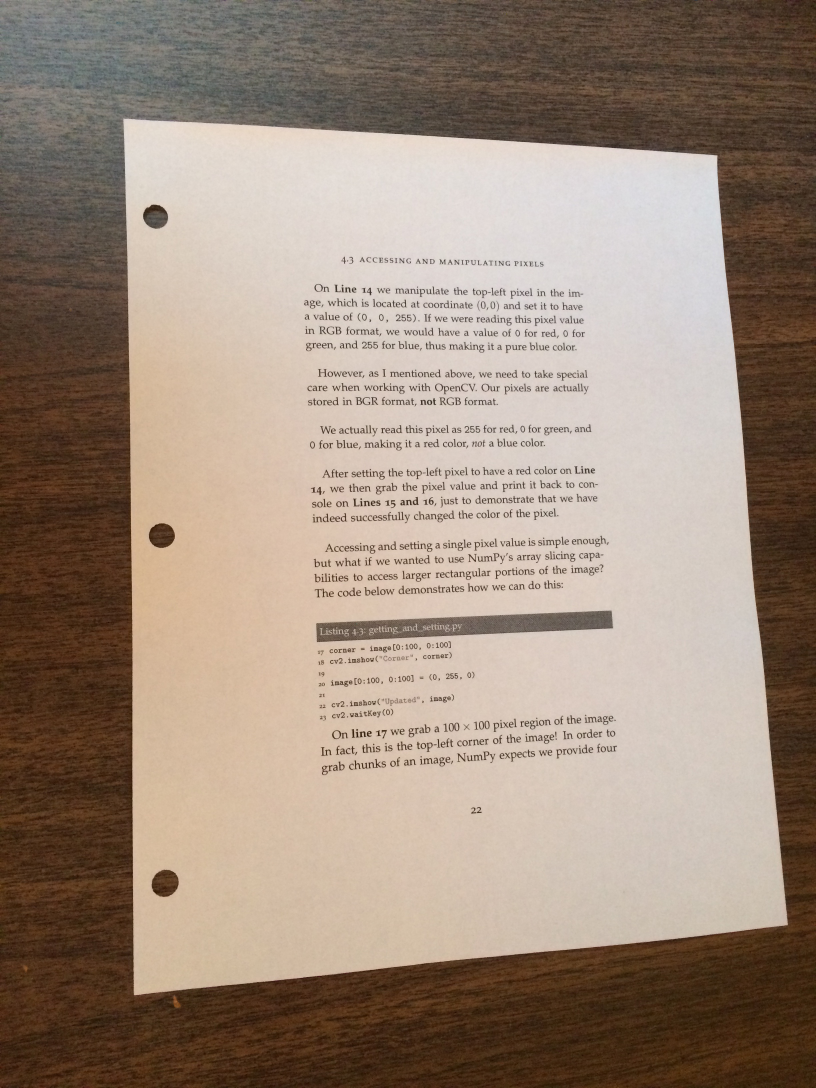
#> input picture imagePreprocessing/Deprecated/OldImagePreprocessing/images/page.jpg, 2448 x 3264 px (shown at 1/3 size)
$ python -i scanFuncNew.py   (imports and definitions only)
#> lines starting #> are read from the running program, lines starting #| are printed output that depends on the picture; after the words box and inside, x2 and y2 are one past the last pixel; in counts of white or black regions, pixels touching at a corner belong together; long printed decimals are rounded
### imagePreprocessing/Deprecated/OldImagePreprocessing/pyimagesearch/transform.py
# import the necessary packages
import cv2
import numpy as np


def order_points(pts):
    # initialzie a list of coordinates that will be ordered
    # such that the first entry in the list is the top-left,
    # the second entry is the top-right, the third is the
    # bottom-right, and the fourth is the bottom-left
    rect = np.zeros((4, 2), dtype="float32")

    # the top-left point will have the smallest sum, whereas
    # the bottom-right point will have the largest sum
    s = pts.sum(axis=1)
    rect[0] = pts[np.argmin(s)]
    rect[2] = pts[np.argmax(s)]

    # now, compute the difference between the points, the
    # top-right point will have the smallest difference,
    # whereas the bottom-left will have the largest difference
    diff = np.diff(pts, axis=1)
    rect[1] = pts[np.argmin(diff)]
    rect[3] = pts[np.argmax(diff)]

    # return the ordered coordinates
    return rect


def four_point_transform(image, pts):
    # obtain a consistent order of the points and unpack them
    # individually
    rect = order_points(pts)
    (tl, tr, br, bl) = rect

    # compute the width of the new image, which will be the
    # maximum distance between bottom-right and bottom-left
    # x-coordiates or the top-right and top-left x-coordinates
    widthA = np.sqrt(((br[0] - bl[0]) ** 2) + ((br[1] - bl[1]) ** 2))
    widthB = np.sqrt(((tr[0] - tl[0]) ** 2) + ((tr[1] - tl[1]) ** 2))
    maxWidth = max(int(widthA), int(widthB))

    # compute the height of the new image, which will be the
    # maximum distance between the top-right and bottom-right
    # y-coordinates or the top-left and bottom-left y-coordinates
    heightA = np.sqrt(((tr[0] - br[0]) ** 2) + ((tr[1] - br[1]) ** 2))
    heightB = np.sqrt(((tl[0] - bl[0]) ** 2) + ((tl[1] - bl[1]) ** 2))
    maxHeight = max(int(heightA), int(heightB))

    # now that we have the dimensions of the new image, construct
    # the set of destination points to obtain a "birds eye view",
    # (i.e. top-down view) of the image, again specifying points
    # in the top-left, top-right, bottom-right, and bottom-left
    # order
    dst = np.array([
        [0, 0],
        [maxWidth - 1, 0],
        [maxWidth - 1, maxHeight - 1],
        [0, maxHeight - 1]], dtype="float32")

    # compute the perspective transform matrix and then apply it
    M = cv2.getPerspectiveTransform(rect, dst)
    warped = cv2.warpPerspective(image, M, (maxWidth, maxHeight))

    # return the warped image
    return warped

### imagePreprocessing/Deprecated/OldImagePreprocessing/scanFuncNew.py
# USAGE

from cv2 import waitKey, getStructuringElement, GaussianBlur, Canny, erode, cvtColor, \
    arcLength, COLOR_BGR2GRAY, approxPolyDP, CHAIN_APPROX_SIMPLE, dilate, imread, MORPH_RECT, contourArea, \
    findContours, RETR_LIST, imwrite, merge
from imutils import grab_contours
from matplotlib import pyplot as plt
from numpy import array, zeros, greater, hsplit, vsplit, greater_equal, diff, delete, insert, int32
# import the necessary packages
from pyimagesearch.transform import four_point_transform
from scipy.ndimage import convolve1d
from scipy.signal import argrelextrema
from skimage.filters import threshold_sauvola


# [10 lines left out: function showImage, not called in this run]


'''def scanImage(source, dest):
    # load the image and compute the ratio of the old height
    # to the new height, clone it, and resize it
    image = imread(source)
    if image is None:
        return
    orig = image.copy()
    image = resize(image, height=image.shape[0])

    # convert the image to grayscale, blur it, and find edges
    # in the image
    gray = cvtColor(image, COLOR_BGR2GRAY)
    gray = GaussianBlur(gray, (7, 7), 0)
    edged = Canny(gray, 75, 200)

    # find the contours in the edged image, keeping only the
    # largest ones, and initialize the screen contour
    first = (image.shape[0] // 100)
    second = ((image.shape[0] // 100)) // 2
    element = getStructuringElement(MORPH_RECT, (first // 2, first // 2), (second // 2, second // 2))
    edged = dilate(edged, element, iterations=3)
    edged = erode(edged, element, iterations=2)

    cnts = findContours(edged.copy(), RETR_LIST, CHAIN_APPROX_SIMPLE)

    cnts = grab_contours(cnts)
    cnts = sorted(cnts, key=contourArea, reverse=True)[:5]

    screenCnt = array([])

    # loop over the contours
    for c in cnts:
        # approximate the contour
        peri = arcLength(c, True)
        approx = approxPolyDP(c, 0.02 * peri, True)

        # if our approximated contour has four points, then we
        # can assume that we have found our screen
        if len(approx) == 4:
            screenCnt = approx
        break

    if (screenCnt.size != 0):

        # apply the four point transform to obtain a top-down
        # view of the original image
        transformed = four_point_transform(orig, screenCnt.reshape(4, 2))

    else:
        transformed = orig

    # convert the warped image to grayscale, then threshold it
    # to give it that 'black and white' paper effect
    transformed = cvtColor(transformed, COLOR_BGR2GRAY)
    threshold = threshold_sauvola(transformed, 11, 0.15)
    transformed = (transformed > threshold).astype("uint8") * 255
    imwrite(dest, transformed)

    return'''


# TODO: Write code to read in column data
# def readColumnData(Column)

def findLinesandNormalise(source, dest=""):
    # load the image and compute the ratio of the old height
    # to the new height, clone it, and resize it
#> called with source = 'images/page.jpg', dest = ''
    image = imread(source)
#> image is the input picture: shape (3264, 2448, 3); mean B, G, R 123.7, 138.6, 156.7
    orig = image.copy()
    # image = resize(image, height=image.shape[0])

    # convert the image to grayscale, blur it, and find edges
    # in the image
    gray = cvtColor(image, COLOR_BGR2GRAY)
    imwrite(dest + "original.png", gray)
    gray = GaussianBlur(gray, (7, 7), 0)
    edged = Canny(gray, 75, 200)
    imwrite(dest + "edged.png", edged)

    # find the contours in the edged image, keeping only the
    # largest ones, and initialize the screen contour
    first = (image.shape[0] // 100)
    second = ((image.shape[0] // 100)) // 2
    element = getStructuringElement(MORPH_RECT, (first // 2, first // 2), (second // 2, second // 2))
    edged = dilate(edged, element, iterations=3)
    edged = erode(edged, element, iterations=2)
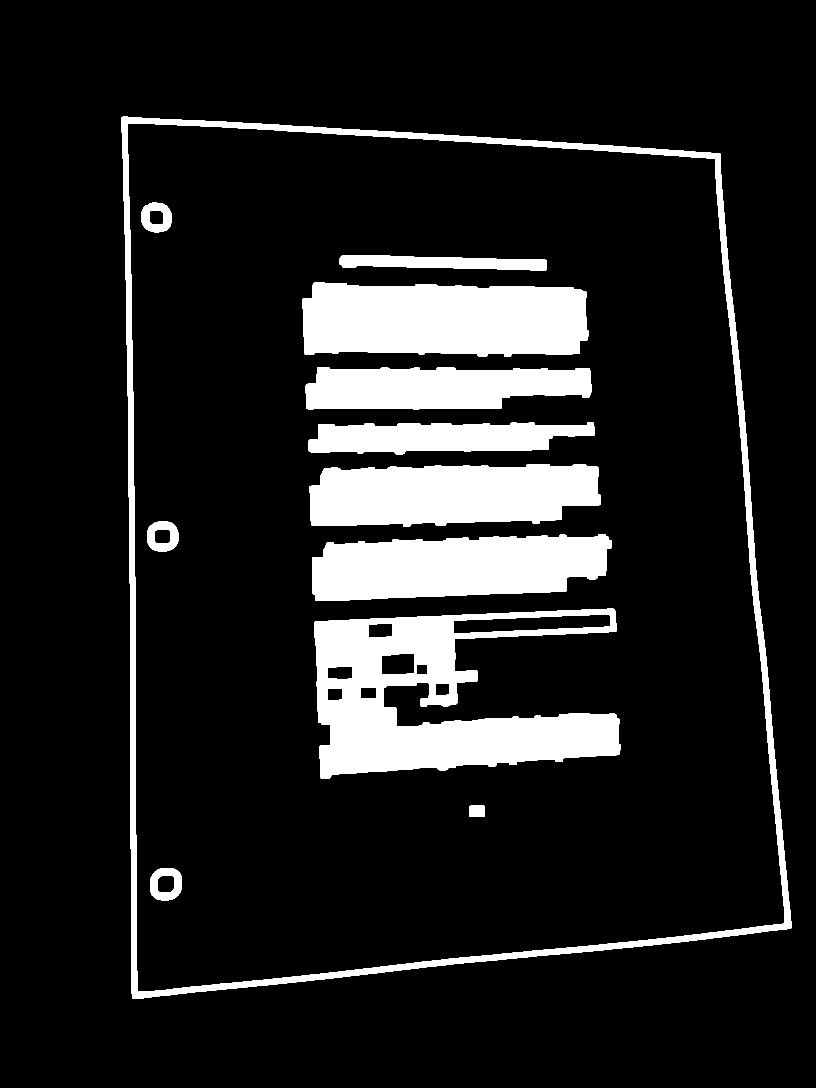
#> edged: shape (3264, 2448) (shown at 1/3 size); 12.8% white; 12 white regions

    cnts = findContours(edged.copy(), RETR_LIST, CHAIN_APPROX_SIMPLE)
#> cnts = 24 contours; largest, box (x1, y1, x2, y2) and area: (364, 350, 2374, 2996) 4684396, (382, 369, 2355, 2976) 4544826, (943, 1826, 1861, 2337) 269029, (907, 846, 1765, 1070) 169037, (936, 1602, 1836, 1803) 141960

    cnts = grab_contours(cnts)
    cnts = sorted(cnts, key=contourArea, reverse=True)[:5]
#> cnts = 5 contours; box (x1, y1, x2, y2) and area: (364, 350, 2374, 2996) 4684396, (382, 369, 2355, 2976) 4544826, (943, 1826, 1861, 2337) 269029, (907, 846, 1765, 1070) 169037, (936, 1602, 1836, 1803) 141960

    screenCnt = array([])

    # loop over the contours
    for c in cnts:
        # approximate the contour
        peri = arcLength(c, True)
        approx = approxPolyDP(c, 0.01 * peri, True)

        # if our approximated contour has four points, then we
        # can assume that we have found our screen
        if len(approx) == 4:
            screenCnt = approx
        break
#> this loop made 1 pass
#> (peri, screenCnt) on pass 1: (8976.3, [[365, 351], [397, 2995], [2372, 2785], [2162, 462]])

    if (screenCnt.size != 0):

        # apply the four point transform to obtain a top-down
        # view of the original image
        transformed = four_point_transform(orig, screenCnt.reshape(4, 2))
#> in order_points, `s = pts.sum(axis=1)`: s = [716, 3392, 5157, 2624]
#> in order_points, `diff = np.diff(pts, axis=1)`: diff = [-14, 2598, 413, -1700]
#> in four_point_transform, `rect = order_points(pts)`: rect = [[365, 351], [2162, 462], [2372, 2785], [397, 2995]]
#> in four_point_transform, `(tl, tr, br, bl) = rect`: tl = [365, 351]; tr = [2162, 462]; br = [2372, 2785]; bl = [397, 2995]
#> in four_point_transform, `widthA = np.sqrt(((br[0] - bl[0]) ** 2) + ((br[1] - bl[1]) ** 2))`: widthA = 1986.1
#> in four_point_transform, `widthB = np.sqrt(((tr[0] - tl[0]) ** 2) + ((tr[1] - tl[1]) ** 2))`: widthB = 1800.4
#> in four_point_transform, `maxWidth = max(int(widthA), int(widthB))`: maxWidth = 1986
#> in four_point_transform, `heightA = np.sqrt(((tr[0] - br[0]) ** 2) + ((tr[1] - br[1]) ** 2))`: heightA = 2332.5
#> in four_point_transform, `heightB = np.sqrt(((tl[0] - bl[0]) ** 2) + ((tl[1] - bl[1]) ** 2))`: heightB = 2644.2
#> in four_point_transform, `maxHeight = max(int(heightA), int(heightB))`: maxHeight = 2644
#> in four_point_transform, `dst = np.array([ [0, 0], [maxWidth - 1, 0], [maxWidth - 1, maxHeight -..`: dst = [[0, 0], [1985, 0], [1985, 2643], [0, 2643]]
#> in four_point_transform, `M = cv2.getPerspectiveTransform(rect, dst)`: M = [[0.971, -0.0118, -350.3], [-0.0684, 1.11, -363.5], [-6.57e-05, 4.42e-05, 1]]

    else:
        transformed = orig

    # convert the warped image to grayscale, then threshold it
    # to give it that 'black and white' paper effect
    transformed = cvtColor(transformed, COLOR_BGR2GRAY)
    threshold = threshold_sauvola(transformed, 11, 0.15)
    transformed = (transformed > threshold).astype("uint8") * 255
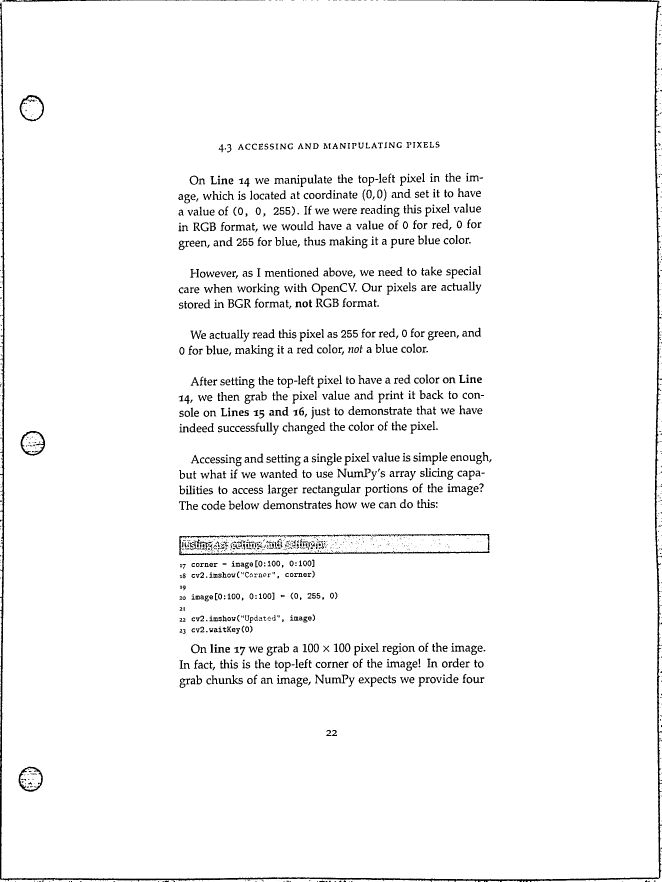
#> transformed: shape (2644, 1986) (shown at 1/3 size); 96.2% white; 1876 black regions (723 under 20 px), largest, box (x1, y1, x2, y2) and area: (0, 0, 1986, 2644) 36040, (537, 1608, 1469, 1666) 3862, (7, 0, 571, 6) 1270

    '''nlabel, labels, stats, centroids = connectedComponentsWithStats(transformed, connectivity=8)
    print(nlabel, labels, stats, len(centroids))
    biggestComponent = zeros(transformed.shape)

    sizes = stats[:, -1]
    sizessorted = sorted(sizes, reverse=True)
    sizeorder = [sizessorted.index(i) for i in sizes]

    biggestComponent[labels == sizeorder[1]] = 255
    showImage(biggestComponent)'''

    '''value = findContours(transformed, RETR_EXTERNAL, CHAIN_APPROX_TC89_L1)
    cols = map(lambda x: x[0], [approxPolyDP(x, 0.02 * arcLength(x, True), True) for x in grab_contours(value)])

    drawContours(transformed, cnts, -1, (0, 255, 0), 2)
    imwrite("shit.png", transformed)'''

    transformedColour = merge([transformed, transformed, transformed])
    imwrite(dest + "pagelayout.png", transformedColour)
    colLocations = calculateColumns(transformed)
    for i in colLocations:
        transformedColour[:, i] = (255, 0, 0)
        try:
            transformedColour[:, i + 1] = (255, 0, 0)
            # transformedColour[:, i+2] = (255, 0, 0)
        except:
            continue
        try:
            transformedColour[:, i - 1] = (255, 0, 0)
            # transformedColour[:, i - 2] = (255, 0, 0)
        except:
            continue
    # imwrite("images/columns.png", transformedColour)

    # transformedColour = merge([transformed, transformed, transformed])
    rowLocations = calculateRows(transformed)
    for i in rowLocations:
        transformedColour[i] = (255, 0, 0)
        try:
            transformedColour[i + 1] = (255, 0, 0)
            # transformedColour[i+2] = (255, 0, 0)
        except:
            continue
        try:
            transformedColour[i - 1] = (255, 0, 0)
            # transformedColour[i - 2] = (255, 0, 0)
        except:
            continue
    # imwrite("images/rows.png", transformedColour)
    # imwrite("images/rowsandcols.png", transformedColour)
    imwrite(dest + "rowsandcols.png", transformedColour)
    print(dest + "rowsandcols.png")

    cells = splitIntoCells(transformed, rowLocations, colLocations)

    if dest == "":
        dest = "images/out/"

    # for x, image in enumerate(cells):

    #    imwrite(dest + "cell-" + str(x//len(colLocations)) + "-" + str(x % len(colLocations)) + ".png", image)

    return


def splitIntoCells(image, rows, cols):
    splitRows = vsplit(image, rows)

    return [a for b in [hsplit(row, cols) for row in splitRows] for a in b]


# splitRows = vsplit(image, rows)

# return [a for b in [hsplit(row, cols) for row in splitRows] for a in b]


# print(splitIntoCells(array([[1,2,3,4], [5,6,7,8], [9,10,11,12], [13,14,15,16]]), [1, 3], [1,2]))

def calculateColumns(transformed):
    transformedsumx = transformed.sum(axis=0)
#> transformedsumx = 1986 values, max 672945 at index 303, min 286110 at index 9, mean 648864.4
    # print(transformedsumx)
    # showImage(transformedsumx)
    threshold = transformedsumx.max() * 0.99
#> threshold = 666215.6
    columns = zeros(transformedsumx.shape)
    columns[transformedsumx < threshold] = 255
    columns = array(columns).astype(int)
    columns = convolve1d(convolve1d(columns, array([1, 1, 1, 3, 5, 8, 4, 3, 1, 1, 1]), mode="nearest"),
                         array([1, 1, 1, 3, 5, 8, 4, 3, 1, 1, 1]), mode="nearest")
    columnsfiltered = argrelextrema(columns, greater)[0] + 2
#> in findLinesandNormalise, `colLocations = calculateColumns(transformed)`: colLocations = [1466]
#> the loop in findLinesandNormalise, `for i in colLocations:` made 1 pass
#> in calculateRows, `transformedsumy = transformed.sum(axis=1)[1:-1].astype("int64")`: transformedsumy = 2642 values, max 505410 at index 6, min 117300 at index 2637, mean 487545
#> in calculateRows, `tsy2 = convolve1d(convolve1d(transformedsumy, array([1, 1, 1, 3, 5, 8,..`: tsy2 = 2642 values, max 424290165 at index 234, min 209239230 at index 2636, mean 410030808.8
#> in calculateRows, `rowsfiltered = argrelextrema(tsy2, greater_equal)[0]`: rowsfiltered = 133 values from 13 to 2641
    # columnsfiltered = concatenate(([0], columnsfiltered, [transformedsumx.shape[0] - 1]))
    return columnsfiltered


def refactorRows(rowsfiltered):
    rowsdiff = diff(rowsfiltered)
#> rowsdiff = 132 values, max 54 at index 36, min 4 at index 69, mean 19.91
    rowsdiffaverage = (rowsfiltered.max() - rowsfiltered.min()) / (rowsfiltered.shape[0] - 1)
#> rowsdiffaverage = 19.91

    print("Average:", rowsdiffaverage)
#| Average: 19.909

    print("Old:", rowsfiltered)
#| Old: [  13   28   37   43   50   63   76   97  113  122  138  145  151  170
#|   190  213  234  246  261  278  292  322  336  349  370  385  408  413
#|   461  471  483  497  510  561  607  653  700  754  763  781  787  839
#> (further printed lines are left out)

    # for j in range(0,2):
    i = 0
    while (i < rowsdiff.shape[0]):

        dif = rowsdiff[i]

        if ((0.6 * rowsdiffaverage) > dif or dif > (1.6 * rowsdiffaverage)):

            if ((0.6 * rowsdiffaverage) > dif):
                try:
                    # print(rowsfiltered[i+1])
                    newVal = (rowsfiltered[i] + rowsfiltered[i + 1]) / 2
                    rowsfiltered = delete(rowsfiltered, i + 1)
                    rowsfiltered = delete(rowsfiltered, i)
                    rowsfiltered = insert(rowsfiltered, i, int32(newVal))
                    # print(rowsfiltered)
                    rowsdiff = delete(rowsdiff, i)
                    rowsdiff[i] += dif
                except:
                    continue
                if (i < rowsdiff.shape[0] - 1):
                    i += 1
                continue


            elif (dif > (1.6 * rowsdiffaverage)):
                # print(rowsfiltered[i+1])
                rowsfiltered = insert(rowsfiltered, i + 1, int32(rowsfiltered[i] + rowsdiffaverage))
                # print(rowsfiltered)
                rowsdiff = insert(rowsdiff, i + 1, int32(dif - rowsdiffaverage))

        i += 1
#> this loop made 127 passes
#> (dif, newVal) on passes 2, 3, 7, 8: (9, 32.5), (7, 46.5), (9, 117.5), (7, 141.5)
#> after the loop, i = 127; rowsdiff = 127 values, max 58 at index 38, min 12 at index 12, mean 23.87; rowsfiltered = 128 values from 13 to 2641

    print("New:", rowsfiltered)
#| New: [  13   32   46   63   76   97  117  141  151  170  190  213  234  246
#|   261  278  292  322  336  349  370  385  410  466  483  497  510  529
#|   561  580  607  626  653  672  700  719  738  758  784  839  866  888
#> (further printed lines are left out)

    return rowsfiltered


def calculateRows(transformed):
    transformedsumy = transformed.sum(axis=1)[1:-1].astype("int64")

    tsy2 = convolve1d(convolve1d(transformedsumy, array([1, 1, 1, 3, 5, 8, 4, 3, 1, 1, 1]), mode="nearest"),
                      array([1, 1, 1, 3, 5, 8, 4, 3, 1, 1, 1]), mode="nearest")
    rowsfiltered = argrelextrema(tsy2, greater_equal)[0]

    rowsfiltered = refactorRows(rowsfiltered)
#> rowsfiltered = 128 values from 13 to 2641

    # [5 lines of commented-out code are left out]
    return rowsfiltered

# findLinesandNormalise("images/logbook.png")
# findLinesandNormalise("images/logbook2test.png")

>>> result = findLinesandNormalise('images/page.jpg')
#> the loop in findLinesandNormalise, `for i in rowLocations:` made 128 passes
#> i on passes 1 to 4: 13, 32, 46, 63
#> after the loop in findLinesandNormalise, `for i in rowLocations:`:
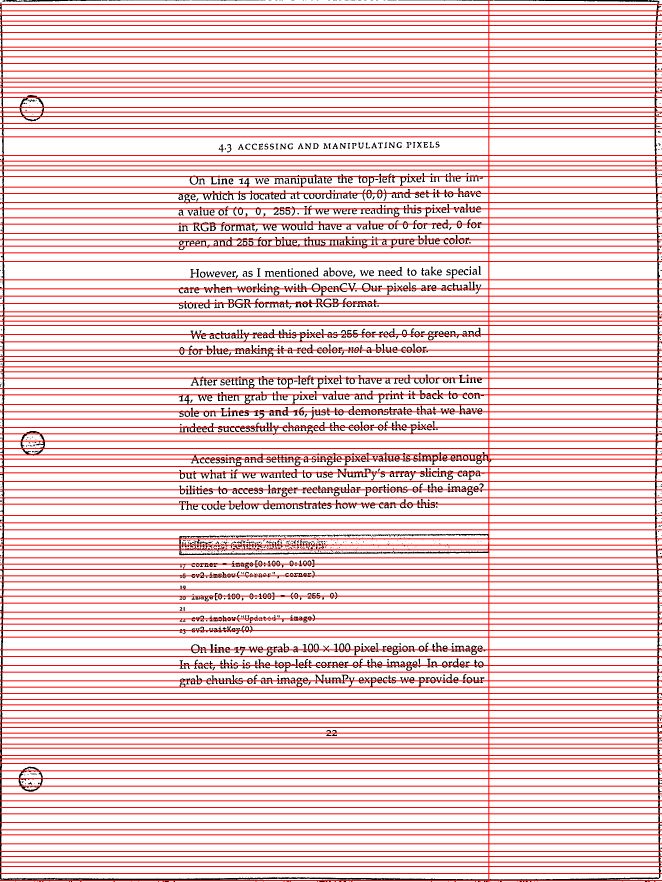
#> transformedColour: shape (2644, 1986, 3) (shown at 1/3 size); mean of channels 0, 1, 2 246.6, 209.2, 209.2; drawn as R, G, B
#> in splitIntoCells, `splitRows = vsplit(image, rows)`: splitRows = 129 items
#> in findLinesandNormalise, `cells = splitIntoCells(transformed, rowLocations, colLocations)`: cells = 258 items
